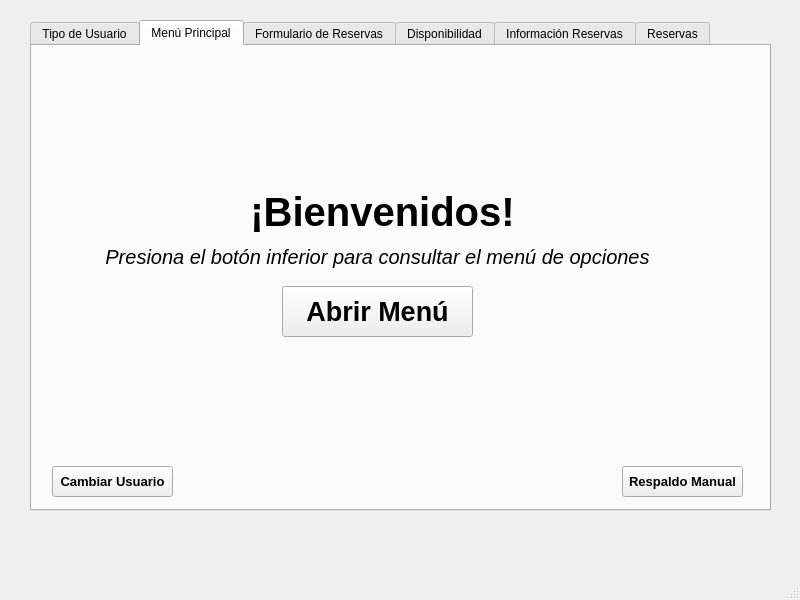
<?xml version="1.0" encoding="UTF-8"?>
<ui version="4.0">
 <class>cframe</class>
 <widget class="QMainWindow" name="cframe">
  <property name="geometry">
   <rect>
    <x>0</x>
    <y>0</y>
    <width>800</width>
    <height>600</height>
   </rect>
  </property>
  <property name="windowTitle">
   <string>cframe</string>
  </property>
  <widget class="QWidget" name="centralwidget">
   <widget class="QTabWidget" name="tabWidget">
    <property name="geometry">
     <rect>
      <x>30</x>
      <y>20</y>
      <width>741</width>
      <height>491</height>
     </rect>
    </property>
    <property name="currentIndex">
     <number>1</number>
    </property>
    <property name="tabBarAutoHide">
     <bool>false</bool>
    </property>
    <widget class="QWidget" name="tab">
     <attribute name="title">
      <string>Tipo de Usuario</string>
     </attribute>
     <widget class="QLabel" name="label">
      <property name="geometry">
       <rect>
        <x>40</x>
        <y>130</y>
        <width>641</width>
        <height>61</height>
       </rect>
      </property>
      <property name="font">
       <font>
        <pointsize>25</pointsize>
        <bold>true</bold>
       </font>
      </property>
      <property name="text">
       <string>A continuación, selecciona el tipo de usuario:</string>
      </property>
      <property name="alignment">
       <set>Qt::AlignCenter</set>
      </property>
     </widget>
     <widget class="QPushButton" name="pushButton">
      <property name="geometry">
       <rect>
        <x>250</x>
        <y>220</y>
        <width>191</width>
        <height>51</height>
       </rect>
      </property>
      <property name="font">
       <font>
        <pointsize>20</pointsize>
        <bold>true</bold>
       </font>
      </property>
      <property name="cursor">
       <cursorShape>PointingHandCursor</cursorShape>
      </property>
      <property name="text">
       <string>Cliente</string>
      </property>
     </widget>
     <widget class="QPushButton" name="pushButton_2">
      <property name="geometry">
       <rect>
        <x>250</x>
        <y>290</y>
        <width>191</width>
        <height>51</height>
       </rect>
      </property>
      <property name="font">
       <font>
        <pointsize>20</pointsize>
        <bold>true</bold>
       </font>
      </property>
      <property name="cursor">
       <cursorShape>PointingHandCursor</cursorShape>
      </property>
      <property name="text">
       <string>Administrador</string>
      </property>
     </widget>
    </widget>
    <widget class="QWidget" name="tab_2">
     <attribute name="title">
      <string>Menú Principal</string>
     </attribute>
     <widget class="QLabel" name="label_2">
      <property name="geometry">
       <rect>
        <x>190</x>
        <y>140</y>
        <width>321</width>
        <height>51</height>
       </rect>
      </property>
      <property name="font">
       <font>
        <pointsize>30</pointsize>
        <bold>true</bold>
       </font>
      </property>
      <property name="text">
       <string>¡Bienvenidos!</string>
      </property>
      <property name="alignment">
       <set>Qt::AlignCenter</set>
      </property>
     </widget>
     <widget class="QPushButton" name="pushButton_3">
      <property name="geometry">
       <rect>
        <x>250</x>
        <y>240</y>
        <width>191</width>
        <height>51</height>
       </rect>
      </property>
      <property name="font">
       <font>
        <pointsize>20</pointsize>
        <bold>true</bold>
       </font>
      </property>
      <property name="text">
       <string>Abrir Menú</string>
      </property>
     </widget>
     <widget class="QLabel" name="label_3">
      <property name="geometry">
       <rect>
        <x>70</x>
        <y>180</y>
        <width>551</width>
        <height>61</height>
       </rect>
      </property>
      <property name="font">
       <font>
        <pointsize>15</pointsize>
        <italic>true</italic>
        <bold>false</bold>
       </font>
      </property>
      <property name="text">
       <string>Presiona el botón inferior para consultar el menú de opciones</string>
      </property>
      <property name="alignment">
       <set>Qt::AlignCenter</set>
      </property>
     </widget>
     <widget class="QPushButton" name="pushButton_7">
      <property name="geometry">
       <rect>
        <x>590</x>
        <y>420</y>
        <width>121</width>
        <height>31</height>
       </rect>
      </property>
      <property name="font">
       <font>
        <pointsize>10</pointsize>
        <bold>true</bold>
       </font>
      </property>
      <property name="cursor">
       <cursorShape>PointingHandCursor</cursorShape>
      </property>
      <property name="text">
       <string>Respaldo Manual</string>
      </property>
     </widget>
     <widget class="QPushButton" name="botonUser">
      <property name="geometry">
       <rect>
        <x>20</x>
        <y>420</y>
        <width>121</width>
        <height>31</height>
       </rect>
      </property>
      <property name="font">
       <font>
        <pointsize>10</pointsize>
        <bold>true</bold>
       </font>
      </property>
      <property name="cursor">
       <cursorShape>PointingHandCursor</cursorShape>
      </property>
      <property name="text">
       <string>Cambiar Usuario</string>
      </property>
     </widget>
    </widget>
    <widget class="QWidget" name="tab_3">
     <attribute name="title">
      <string>Formulario de Reservas</string>
     </attribute>
     <widget class="QLabel" name="label_4">
      <property name="geometry">
       <rect>
        <x>110</x>
        <y>10</y>
        <width>501</width>
        <height>51</height>
       </rect>
      </property>
      <property name="font">
       <font>
        <pointsize>30</pointsize>
        <bold>true</bold>
       </font>
      </property>
      <property name="text">
       <string>Formulario de Reserva</string>
      </property>
      <property name="alignment">
       <set>Qt::AlignCenter</set>
      </property>
     </widget>
     <widget class="Line" name="line">
      <property name="geometry">
       <rect>
        <x>50</x>
        <y>70</y>
        <width>621</width>
        <height>21</height>
       </rect>
      </property>
      <property name="orientation">
       <enum>Qt::Horizontal</enum>
      </property>
     </widget>
     <widget class="QLabel" name="label_5">
      <property name="geometry">
       <rect>
        <x>270</x>
        <y>110</y>
        <width>161</width>
        <height>21</height>
       </rect>
      </property>
      <property name="font">
       <font>
        <pointsize>15</pointsize>
        <bold>true</bold>
       </font>
      </property>
      <property name="text">
       <string>Nombre Completo:</string>
      </property>
      <property name="alignment">
       <set>Qt::AlignCenter</set>
      </property>
     </widget>
     <widget class="QLineEdit" name="LE_Nombre">
      <property name="geometry">
       <rect>
        <x>50</x>
        <y>140</y>
        <width>631</width>
        <height>41</height>
       </rect>
      </property>
      <property name="font">
       <font>
        <pointsize>15</pointsize>
       </font>
      </property>
     </widget>
     <widget class="QLabel" name="label_6">
      <property name="geometry">
       <rect>
        <x>40</x>
        <y>200</y>
        <width>161</width>
        <height>21</height>
       </rect>
      </property>
      <property name="font">
       <font>
        <pointsize>15</pointsize>
        <bold>true</bold>
       </font>
      </property>
      <property name="text">
       <string>Número de Contacto:</string>
      </property>
      <property name="alignment">
       <set>Qt::AlignCenter</set>
      </property>
     </widget>
     <widget class="QLineEdit" name="LE_Contacto">
      <property name="geometry">
       <rect>
        <x>40</x>
        <y>230</y>
        <width>291</width>
        <height>41</height>
       </rect>
      </property>
      <property name="font">
       <font>
        <pointsize>15</pointsize>
       </font>
      </property>
     </widget>
     <widget class="QLabel" name="label_7">
      <property name="geometry">
       <rect>
        <x>40</x>
        <y>290</y>
        <width>181</width>
        <height>21</height>
       </rect>
      </property>
      <property name="font">
       <font>
        <pointsize>15</pointsize>
        <bold>true</bold>
       </font>
      </property>
      <property name="text">
       <string>Número de Comensales:</string>
      </property>
      <property name="alignment">
       <set>Qt::AlignLeading|Qt::AlignLeft|Qt::AlignVCenter</set>
      </property>
     </widget>
     <widget class="QSpinBox" name="spb_Comensales">
      <property name="geometry">
       <rect>
        <x>40</x>
        <y>320</y>
        <width>181</width>
        <height>51</height>
       </rect>
      </property>
      <property name="font">
       <font>
        <pointsize>15</pointsize>
       </font>
      </property>
      <property name="maximum">
       <number>99999</number>
      </property>
     </widget>
     <widget class="QLabel" name="label_8">
      <property name="geometry">
       <rect>
        <x>420</x>
        <y>200</y>
        <width>161</width>
        <height>21</height>
       </rect>
      </property>
      <property name="font">
       <font>
        <pointsize>15</pointsize>
        <bold>true</bold>
       </font>
      </property>
      <property name="text">
       <string>Fecha:</string>
      </property>
      <property name="alignment">
       <set>Qt::AlignLeading|Qt::AlignLeft|Qt::AlignVCenter</set>
      </property>
     </widget>
     <widget class="QDateEdit" name="DE_Fecha">
      <property name="geometry">
       <rect>
        <x>420</x>
        <y>220</y>
        <width>261</width>
        <height>51</height>
       </rect>
      </property>
      <property name="font">
       <font>
        <pointsize>15</pointsize>
       </font>
      </property>
     </widget>
     <widget class="QLabel" name="label_9">
      <property name="geometry">
       <rect>
        <x>420</x>
        <y>300</y>
        <width>161</width>
        <height>21</height>
       </rect>
      </property>
      <property name="font">
       <font>
        <pointsize>15</pointsize>
        <bold>true</bold>
       </font>
      </property>
      <property name="text">
       <string>Hora:</string>
      </property>
      <property name="alignment">
       <set>Qt::AlignLeading|Qt::AlignLeft|Qt::AlignVCenter</set>
      </property>
     </widget>
     <widget class="QTimeEdit" name="TE_Hora">
      <property name="geometry">
       <rect>
        <x>420</x>
        <y>320</y>
        <width>251</width>
        <height>51</height>
       </rect>
      </property>
      <property name="font">
       <font>
        <pointsize>15</pointsize>
       </font>
      </property>
     </widget>
     <widget class="Line" name="line_2">
      <property name="geometry">
       <rect>
        <x>50</x>
        <y>380</y>
        <width>621</width>
        <height>21</height>
       </rect>
      </property>
      <property name="orientation">
       <enum>Qt::Horizontal</enum>
      </property>
     </widget>
     <widget class="QPushButton" name="botonReserva">
      <property name="geometry">
       <rect>
        <x>290</x>
        <y>410</y>
        <width>141</width>
        <height>41</height>
       </rect>
      </property>
      <property name="font">
       <font>
        <pointsize>14</pointsize>
        <bold>true</bold>
       </font>
      </property>
      <property name="text">
       <string>CREAR RESERVA</string>
      </property>
     </widget>
     <widget class="QLabel" name="label_26">
      <property name="geometry">
       <rect>
        <x>250</x>
        <y>290</y>
        <width>101</width>
        <height>21</height>
       </rect>
      </property>
      <property name="font">
       <font>
        <pointsize>15</pointsize>
        <bold>true</bold>
       </font>
      </property>
      <property name="text">
       <string>Mesa:</string>
      </property>
      <property name="alignment">
       <set>Qt::AlignLeading|Qt::AlignLeft|Qt::AlignVCenter</set>
      </property>
     </widget>
     <widget class="QComboBox" name="comboBoxMesas">
      <property name="geometry">
       <rect>
        <x>240</x>
        <y>330</y>
        <width>91</width>
        <height>31</height>
       </rect>
      </property>
     </widget>
    </widget>
    <widget class="QWidget" name="tab_4">
     <attribute name="title">
      <string>Disponibilidad</string>
     </attribute>
     <widget class="QLabel" name="label_10">
      <property name="geometry">
       <rect>
        <x>110</x>
        <y>20</y>
        <width>501</width>
        <height>51</height>
       </rect>
      </property>
      <property name="font">
       <font>
        <pointsize>30</pointsize>
        <bold>true</bold>
       </font>
      </property>
      <property name="text">
       <string>Disponibilidad de Mesas</string>
      </property>
      <property name="alignment">
       <set>Qt::AlignCenter</set>
      </property>
     </widget>
     <widget class="Line" name="line_3">
      <property name="geometry">
       <rect>
        <x>50</x>
        <y>70</y>
        <width>621</width>
        <height>21</height>
       </rect>
      </property>
      <property name="orientation">
       <enum>Qt::Horizontal</enum>
      </property>
     </widget>
     <widget class="QTimeEdit" name="TE_HoraDisponibilidad">
      <property name="geometry">
       <rect>
        <x>390</x>
        <y>120</y>
        <width>251</width>
        <height>41</height>
       </rect>
      </property>
      <property name="font">
       <font>
        <pointsize>15</pointsize>
       </font>
      </property>
     </widget>
     <widget class="QLabel" name="label_21">
      <property name="geometry">
       <rect>
        <x>60</x>
        <y>100</y>
        <width>161</width>
        <height>21</height>
       </rect>
      </property>
      <property name="font">
       <font>
        <pointsize>15</pointsize>
        <bold>true</bold>
       </font>
      </property>
      <property name="text">
       <string>Fecha:</string>
      </property>
      <property name="alignment">
       <set>Qt::AlignLeading|Qt::AlignLeft|Qt::AlignVCenter</set>
      </property>
     </widget>
     <widget class="QLabel" name="label_22">
      <property name="geometry">
       <rect>
        <x>390</x>
        <y>100</y>
        <width>161</width>
        <height>21</height>
       </rect>
      </property>
      <property name="font">
       <font>
        <pointsize>15</pointsize>
        <bold>true</bold>
       </font>
      </property>
      <property name="text">
       <string>Hora:</string>
      </property>
      <property name="alignment">
       <set>Qt::AlignLeading|Qt::AlignLeft|Qt::AlignVCenter</set>
      </property>
     </widget>
     <widget class="QDateEdit" name="DE_FechaDisponibilidad">
      <property name="geometry">
       <rect>
        <x>60</x>
        <y>120</y>
        <width>261</width>
        <height>41</height>
       </rect>
      </property>
      <property name="font">
       <font>
        <pointsize>15</pointsize>
       </font>
      </property>
     </widget>
     <widget class="Line" name="line_7">
      <property name="geometry">
       <rect>
        <x>50</x>
        <y>220</y>
        <width>621</width>
        <height>21</height>
       </rect>
      </property>
      <property name="orientation">
       <enum>Qt::Horizontal</enum>
      </property>
     </widget>
     <widget class="QPlainTextEdit" name="PTE_ResultadosDisponibilidad">
      <property name="geometry">
       <rect>
        <x>50</x>
        <y>250</y>
        <width>621</width>
        <height>201</height>
       </rect>
      </property>
      <property name="font">
       <font>
        <pointsize>15</pointsize>
       </font>
      </property>
      <property name="readOnly">
       <bool>true</bool>
      </property>
     </widget>
     <widget class="QPushButton" name="botonReserva_3">
      <property name="geometry">
       <rect>
        <x>280</x>
        <y>170</y>
        <width>141</width>
        <height>41</height>
       </rect>
      </property>
      <property name="font">
       <font>
        <pointsize>14</pointsize>
        <bold>true</bold>
       </font>
      </property>
      <property name="text">
       <string>Consultar</string>
      </property>
     </widget>
    </widget>
    <widget class="QWidget" name="tab_9">
     <attribute name="title">
      <string>Información Reservas</string>
     </attribute>
     <widget class="QPushButton" name="botonReserva_4">
      <property name="geometry">
       <rect>
        <x>440</x>
        <y>110</y>
        <width>141</width>
        <height>41</height>
       </rect>
      </property>
      <property name="font">
       <font>
        <pointsize>14</pointsize>
        <bold>true</bold>
       </font>
      </property>
      <property name="text">
       <string>Buscar</string>
      </property>
     </widget>
     <widget class="QLabel" name="label_24">
      <property name="geometry">
       <rect>
        <x>120</x>
        <y>20</y>
        <width>501</width>
        <height>51</height>
       </rect>
      </property>
      <property name="font">
       <font>
        <pointsize>30</pointsize>
        <bold>true</bold>
       </font>
      </property>
      <property name="text">
       <string>Información de Reservas</string>
      </property>
      <property name="alignment">
       <set>Qt::AlignCenter</set>
      </property>
     </widget>
     <widget class="Line" name="line_8">
      <property name="geometry">
       <rect>
        <x>60</x>
        <y>70</y>
        <width>621</width>
        <height>21</height>
       </rect>
      </property>
      <property name="orientation">
       <enum>Qt::Horizontal</enum>
      </property>
     </widget>
     <widget class="Line" name="line_9">
      <property name="geometry">
       <rect>
        <x>60</x>
        <y>170</y>
        <width>621</width>
        <height>21</height>
       </rect>
      </property>
      <property name="orientation">
       <enum>Qt::Horizontal</enum>
      </property>
     </widget>
     <widget class="QLabel" name="label_23">
      <property name="geometry">
       <rect>
        <x>110</x>
        <y>90</y>
        <width>161</width>
        <height>21</height>
       </rect>
      </property>
      <property name="font">
       <font>
        <pointsize>15</pointsize>
        <bold>true</bold>
       </font>
      </property>
      <property name="text">
       <string>Código de Reserva:</string>
      </property>
      <property name="alignment">
       <set>Qt::AlignLeading|Qt::AlignLeft|Qt::AlignVCenter</set>
      </property>
     </widget>
     <widget class="QLineEdit" name="LE_CodigoReserva">
      <property name="geometry">
       <rect>
        <x>100</x>
        <y>120</y>
        <width>271</width>
        <height>41</height>
       </rect>
      </property>
      <property name="font">
       <font>
        <pointsize>15</pointsize>
       </font>
      </property>
     </widget>
     <widget class="QPlainTextEdit" name="PTE_ResultadosCodigo">
      <property name="geometry">
       <rect>
        <x>60</x>
        <y>200</y>
        <width>621</width>
        <height>211</height>
       </rect>
      </property>
      <property name="font">
       <font>
        <pointsize>15</pointsize>
       </font>
      </property>
      <property name="readOnly">
       <bool>true</bool>
      </property>
     </widget>
     <widget class="QLabel" name="label_25">
      <property name="geometry">
       <rect>
        <x>60</x>
        <y>430</y>
        <width>271</width>
        <height>20</height>
       </rect>
      </property>
      <property name="font">
       <font>
        <pointsize>15</pointsize>
        <italic>true</italic>
       </font>
      </property>
      <property name="text">
       <string>¿Desea modificar o cancelar su reserva?</string>
      </property>
      <property name="alignment">
       <set>Qt::AlignRight|Qt::AlignTrailing|Qt::AlignVCenter</set>
      </property>
     </widget>
     <widget class="QPushButton" name="botonModificar">
      <property name="geometry">
       <rect>
        <x>360</x>
        <y>420</y>
        <width>141</width>
        <height>41</height>
       </rect>
      </property>
      <property name="font">
       <font>
        <pointsize>14</pointsize>
        <bold>true</bold>
       </font>
      </property>
      <property name="text">
       <string>Modificar</string>
      </property>
     </widget>
     <widget class="QPushButton" name="botonCancelarReserva">
      <property name="geometry">
       <rect>
        <x>520</x>
        <y>420</y>
        <width>141</width>
        <height>41</height>
       </rect>
      </property>
      <property name="font">
       <font>
        <pointsize>14</pointsize>
        <bold>true</bold>
       </font>
      </property>
      <property name="text">
       <string>Cancelar</string>
      </property>
     </widget>
    </widget>
    <widget class="QWidget" name="tab_10">
     <attribute name="title">
      <string>Reservas</string>
     </attribute>
     <widget class="QTableWidget" name="tableWidget">
      <property name="geometry">
       <rect>
        <x>30</x>
        <y>30</y>
        <width>681</width>
        <height>411</height>
       </rect>
      </property>
     </widget>
    </widget>
   </widget>
  </widget>
  <widget class="QMenuBar" name="menubar">
   <property name="geometry">
    <rect>
     <x>0</x>
     <y>0</y>
     <width>800</width>
     <height>36</height>
    </rect>
   </property>
  </widget>
  <widget class="QStatusBar" name="statusbar"/>
 </widget>
 <resources/>
 <connections/>
</ui>
